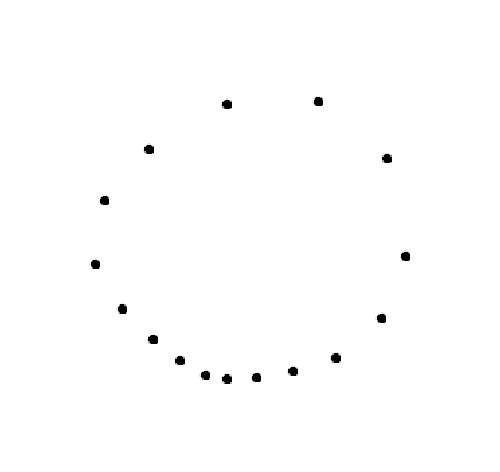
%> input picture Evaluation/pics/extr.bmp, 500 x 472 px
$ octave transform.m   (GNU Octave 9; MATLAB toolbox functions it lacks are replaced by stand-ins)
%> lines starting %> are read from the running program, lines starting %| are printed output that depends on the picture
% function transform(img)
clear
path = '.\pics\clusterTransform\';
imname = 'extr.bmp';
img = imread([path imname]);
%> img is the input picture: size 472x500x3 uint8; min 0, max 255, mean 253.7


imname(end-4:end) = [];
%*****************
degree = [90, 180];
img_rot45 = imrotate(255-img, 45, 'nearest','loose');
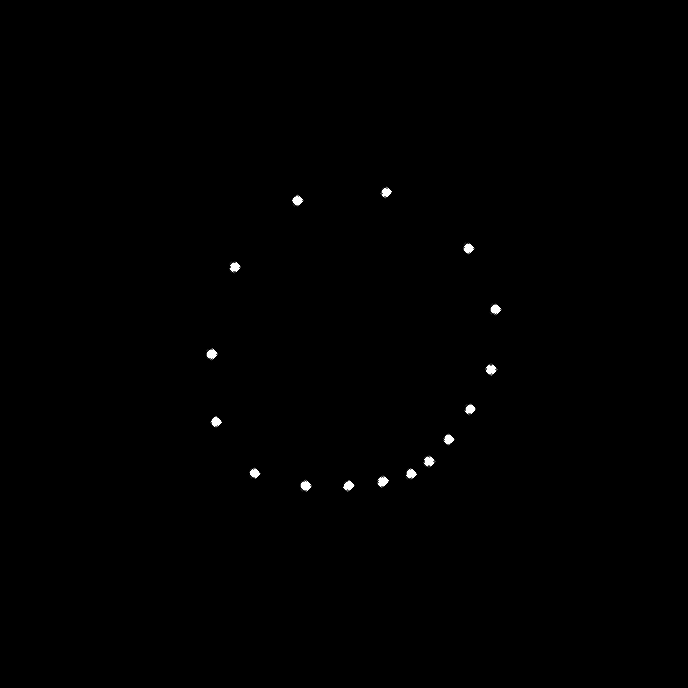
%> img_rot45: size 688x688x3 uint8; min 0, max 255, mean 0.7
% imshow(img_rot45)


% img_name = [path imname];
imwrite(255-img_rot45,[path imname '_' 'rot45.bmp' ],'bmp');
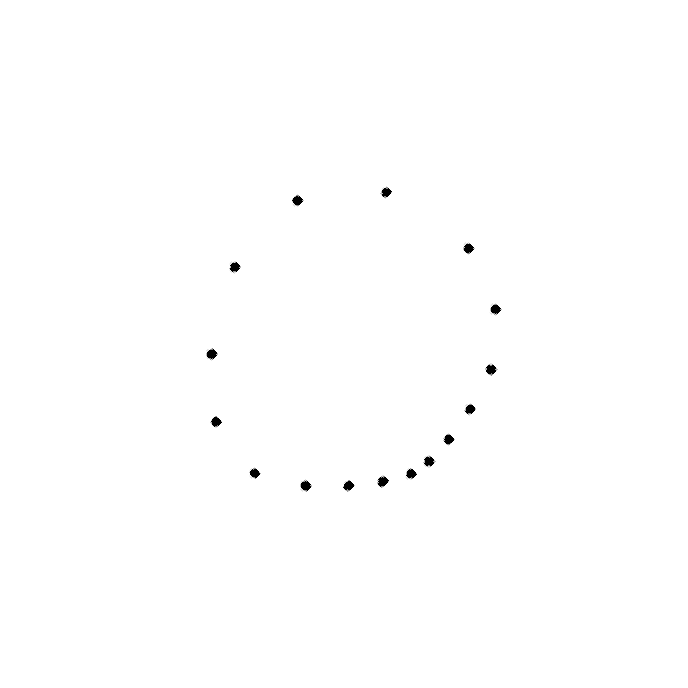
%> saved as ext_rot45.bmp: size 688x688x3 uint8; min 0, max 255, mean 254.3

img_rot90 = imrotate(img, 90, 'nearest');
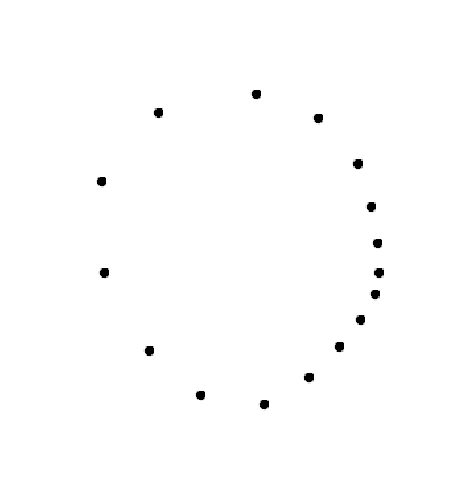
%> img_rot90: size 500x472x3 uint8; min 0, max 255, mean 253.7; mean of the top-left, top-right, bottom-left and bottom-right quarters 254.4, 253.4, 254, 253
% imshow(img_rot90)
imwrite(img_rot90,[path imname '_' 'rot90.bmp' ],'bmp');


%*****************
resz = [0.5,2];

img_sz1 = imresize(img,0.5);
imwrite(img_sz1,[path imname '_' 'resz1.bmp' ],'bmp');
% imshow(img_sz1)

img_sz2 = imresize(img,2);
imwrite(img_sz2,[path imname '_' 'resz2.bmp' ],'bmp');
% imshow(img_sz2)

%*****************

$ run again, with Evaluation/pics/4line.bmp copied over Evaluation/pics/extr.bmp
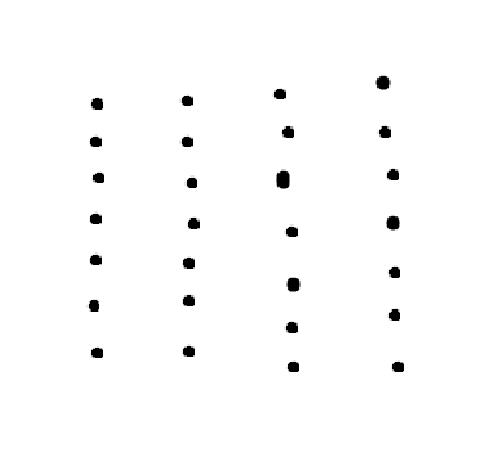
%> input picture Evaluation/pics/4line.bmp, 500 x 472 px
%> img is the input picture: size 472x500x3 uint8; min 0, max 255, mean 251.5
%> `imwrite(255-img_rot45,[path imname '_' 'rot45.bmp' ],'bmp');`:
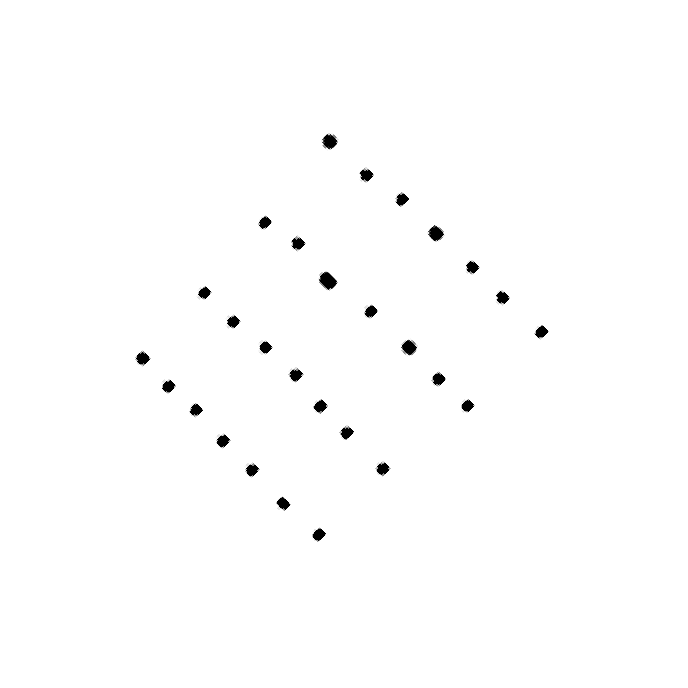
%> saved as ext_rot45.bmp: size 688x688x3 uint8; min 0, max 255, mean 253.2
%> `img_rot90 = imrotate(img, 90, 'nearest');`:
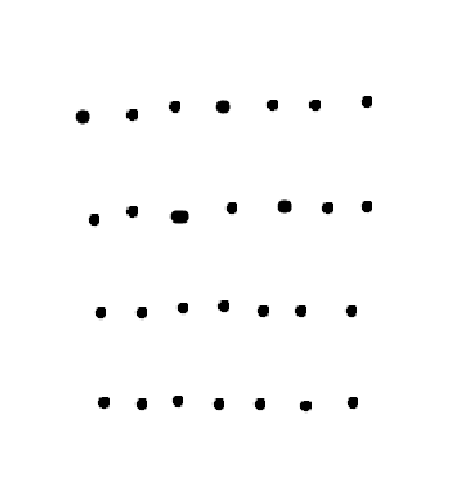
%> img_rot90: size 500x472x3 uint8; min 0, max 255, mean 251.5; mean of the top-left, top-right, bottom-left and bottom-right quarters 250.4, 252, 251.3, 252.1

$ run again, with Evaluation/pics/4lineNoise.bmp copied over Evaluation/pics/extr.bmp
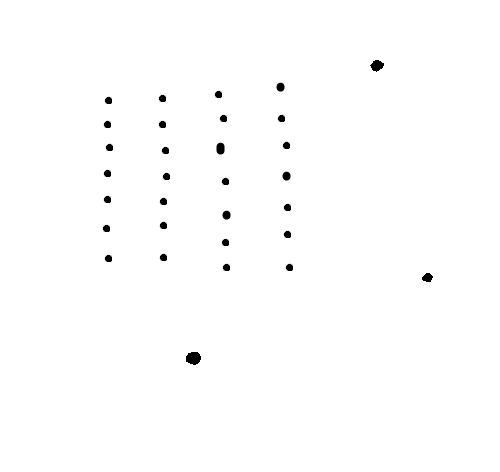
%> input picture Evaluation/pics/4lineNoise.bmp, 500 x 472 px
%> img is the input picture: size 472x500x3 uint8; min 0, max 255, mean 253.3
%> `imwrite(255-img_rot45,[path imname '_' 'rot45.bmp' ],'bmp');`:
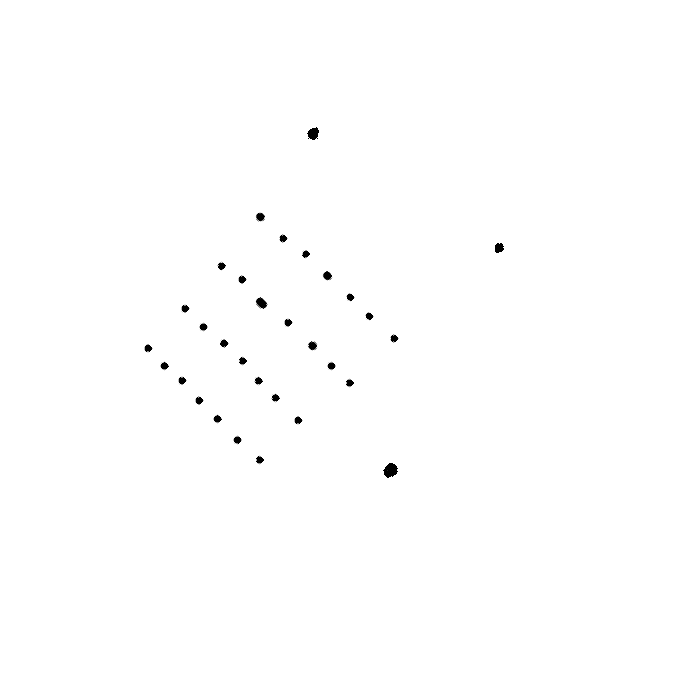
%> saved as ext_rot45.bmp: size 688x688x3 uint8; min 0, max 255, mean 254.1
%> `img_rot90 = imrotate(img, 90, 'nearest');`:
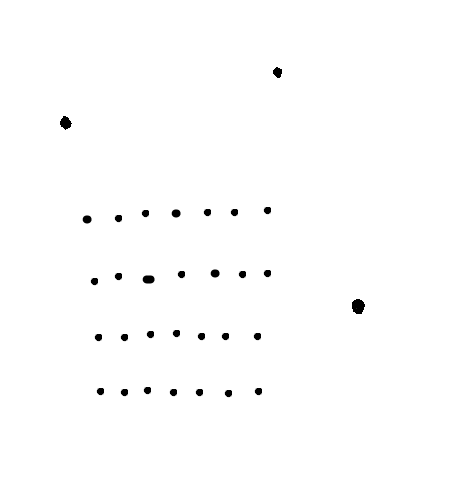
%> img_rot90: size 500x472x3 uint8; min 0, max 255, mean 253.3; mean of the top-left, top-right, bottom-left and bottom-right quarters 253.4, 254.5, 251.7, 253.6

$ run again, with Evaluation/pics/circle.bmp copied over Evaluation/pics/extr.bmp
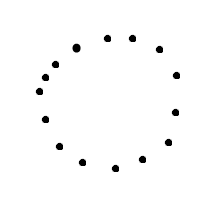
%> input picture Evaluation/pics/circle.bmp, 224 x 222 px
%> img is the input picture: size 222x224x3 uint8; min 0, max 255, mean 251.7
%> `img_rot45 = imrotate(255-img, 45, 'nearest','loose');`:
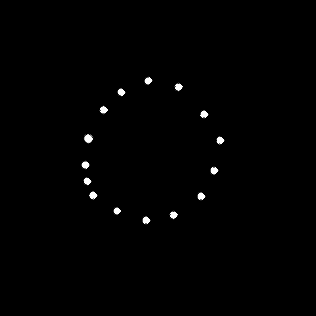
%> img_rot45: size 316x316x3 uint8; min 0, max 255, mean 1.6
%> `img_rot90 = imrotate(img, 90, 'nearest');`:
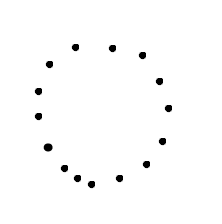
%> img_rot90: size 224x222x3 uint8; min 0, max 255, mean 251.7; mean of the top-left, top-right, bottom-left and bottom-right quarters 252.2, 251.7, 250.4, 252.4
